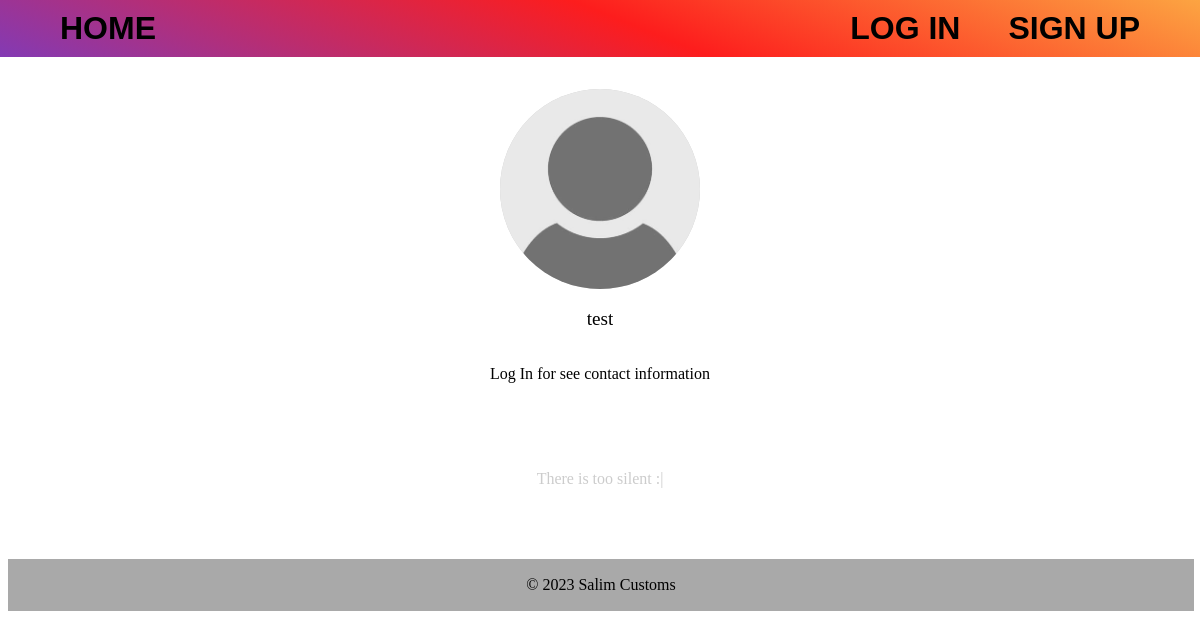
Before: /user/test/ with the older database file.
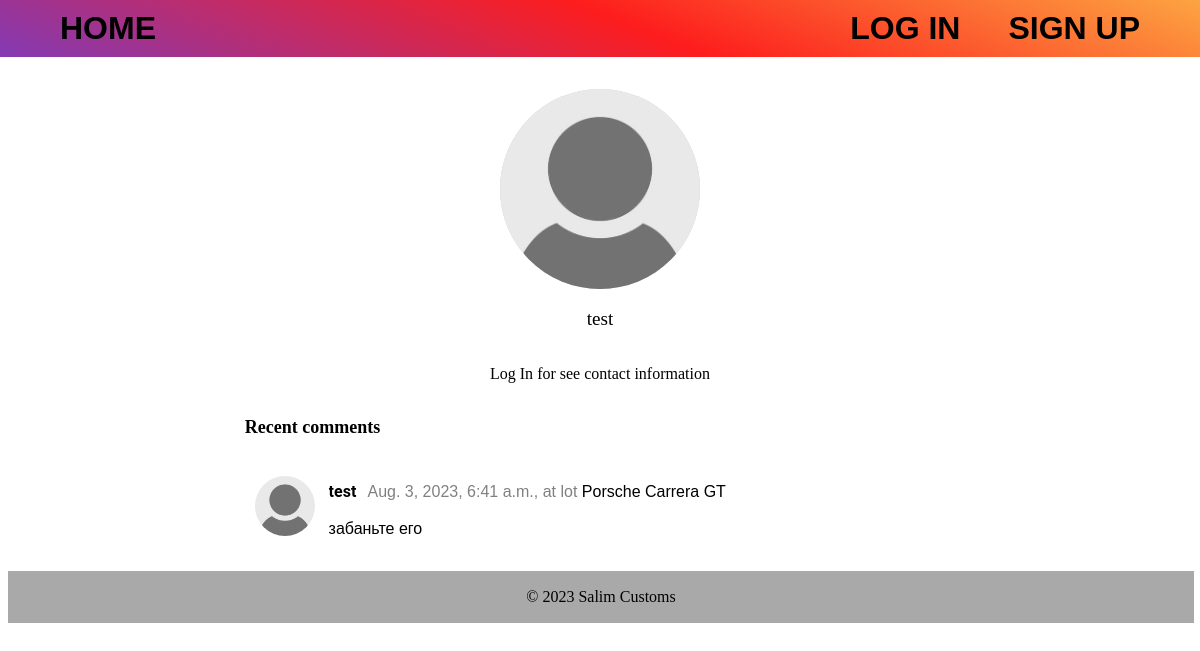
After: the same page with the newer database file.
### axaxa/models.py (models this page shows, shortened)
class CustomUser(AbstractUser):
    photo = models.ImageField(upload_to="user_photo/%Y/%m/%d/", verbose_name="Photo", blank=True, null=True,
                              default="user_photo/default.png")
    bookmarks = models.ManyToManyField('axaxa.Cars', related_name='bookmarked_by', blank=True)
    phone_number = models.CharField(max_length=15, blank=True, null=True)
    slug = models.SlugField(unique=True)
    user_groups = models.ManyToManyField(Group, related_name='custom_users')
    user_permissions = models.ManyToManyField(
        Permission,
        verbose_name="user permissions",
        blank=True,
        help_text="Specific permissions for this user.",
        related_name="custom_user_set",
        related_query_name="user",
    )
    groups = models.ManyToManyField(
        Group,
        verbose_name="groups",
        blank=True,
        help_text=(
            "The groups this user belongs to. A user will get all permissions "
            "granted to each of their groups."
        ),
        related_name="custom_user_set",
        related_query_name="user",
    )

class Comment(models.Model):
    post = models.ForeignKey(Cars, on_delete=models.CASCADE)
    user = models.ForeignKey(settings.AUTH_USER_MODEL, on_delete=models.CASCADE)
    content = models.TextField()
    time_create = models.DateTimeField(auto_now_add=True)
    class Meta:
        ordering = ['-time_create']

class Cars(models.Model):
    user = models.ForeignKey(settings.AUTH_USER_MODEL, on_delete=models.SET_DEFAULT, default=1, related_name="lots")
    brand = models.CharField(max_length=25, null=False)
    model = models.CharField(max_length=50, null=False)
    generation = models.CharField(max_length=10, null=False)
    body = models.CharField(max_length=20, null=False)
    description = models.TextField()
    time_create = models.DateTimeField(auto_now_add=True)
    time_end = models.DateTimeField(null=False)
    start_price = models.IntegerField(null=False, validators=[MinValueValidator(0)])
    bid = models.IntegerField(null=True)
    bid_holder = models.ForeignKey('axaxa.CustomUser', on_delete=models.PROTECT, null=True, related_name="bids")
    is_active = models.BooleanField(default=True)
    photo = models.ImageField(upload_to="photos/%Y/%m/%d/", verbose_name="Фото", null=True,
                              default="photos/default.png")
    slug = models.SlugField(max_length=255, unique=False, db_index=True, verbose_name="URL")
    class Meta:
        ordering = ['-time_create']

### axaxa/views.py (the view, shortened to what this page needs)
# urls.py: path('user/<slug:username>/', UserView.as_view(), name='user'),
class UserView(DetailView):
    model = CustomUser
    context_object_name = 'uuser'
    slug_url_kwarg = 'username'
    template_name = 'axaxa/user.html'
    def get_context_data(self, **kwargs):
        context = super().get_context_data(**kwargs)
        context['user_runs'] = Cars.objects.filter(user=self.get_object())
        subquery = Bid.objects.filter(lot=OuterRef('lot'), user=self.get_object()).order_by('-id')
        context['user_bids'] = Bid.objects.filter(id=Subquery(subquery.values('id')[:1]))
        context['user_comments'] = Comment.objects.filter(user=self.get_object())
        return context

### axaxa/templates/axaxa/user.html (shortened to what this page needs)
{% extends "axaxa/base.html" %}
{% block content %}
    <div class="user-profile">
        <div class="user-profile-block">
            <div class="user-main">
                <div class="user-photo-block">
                    <img class="user-photo" src="{{ uuser.photo.url }}" alt="">
                </div>
                <p class="user-name"> {{ uuser.username }}</p>
                {% if request.user.is_authenticated %}
                    <div class="user-info">
                        {% if uuser.phone_number %}
                            <p class="user-contact">Phone number: {{ uuser.phone_number }}</p>
                        {% endif %}
                        <p class="user-contact">Email: {{ uuser.email }}</p>
                    </div>
                {% else %}
                    <p class="user-contact"><a href="{% url 'account_login' %}">Log In</a> for see contact information</p>
                {% endif %}
            </div>
            {% if user_runs or user_comments or user_bids %}
                {% if user_comments %}
                <p class="profile-title">Recent comments</p>
                    <div>
                        {% for com in user_comments %}
                            <div class="comment">
                                <img  class="user-comment-image" src="{{ com.user.photo.url}}">
                                <div class="comment-info">
                                    <p class="comment-username"> {{ com.user.username }}
                                        <nobr class="comment-time">
                                            {{ com.time_create }},
                                            at lot <a href="{% url 'post' com.post.slug %}">{{ com.post.brand }} {{ com.post.model }}</a>
                                        </nobr>
                                    </p>
                                    <p class="comment-content"> {{ com.content }}</p>
                                </div>
                            </div>
                        {% endfor %}
                    </div>
                {% endif %}
            {% else %}
                <div class="eeeh-erm">
                    <p class="erm-eeeh">There is too silent :|</p>
                </div>
            {% endif %}
        </div>
    </div>
{% endblock %}

### axaxa/templates/axaxa/base.html (shortened to what this page needs)
{% load static %}
<!DOCTYPE html>
<html>
<head>
    <link rel="stylesheet" type="text/css" href="{% static 'css/styles.css' %}">
</head>
<body>
    <div class="head-head">
        <div class="nav">
            <ul>
                <li class="nav-home"><a href="{% url 'home' %}">HOME</a></li>
                {% if request.user.is_authenticated %}
                    <li class="nav-auc"><a href="{% url 'add_lot' %}">START AUCTION</a></li>
                    <li class="nav-lout"><a href="{% url 'account_logout' %}">LOGOUT</a></li>
                    <li class="nav-lout"><a href="{% url 'profile' %}">MY ACCOUNT</a></li>
                {% else %}
                    <li class="nav-reg"><a href="{% url 'account_signup' %}">SIGN UP</a></li>
                    <li class="nav-loin"><a href="{% url 'account_login' %}">LOG IN</a></li>
                {% endif %}
          </ul>
        </div>
    </div>
    <main>
        {% block content %}{% endblock %}
    </main>
    <footer class="footer">
        <p>&copy; 2023 Salim Customs</p>
    </footer>
</body>
</html>

### axaxa/static/css/styles.css (style rules this page uses)
.nav ul { padding-left: 0; }
.nav li { display: inline-block; }
.head-head { margin-top: -30px; background: rgb(131,58,180); background: linear-gradient(22deg, rgba(131,58,180,1) 0%, rgba(253,29,29,1) 51%, rgba(252,176,69,1) 100%); padding-bottom: 10px; margin-right: 0; margin-right: 0; box-sizing: border-box; margin-left: -8px; margin-right: -8px; }
.nav { text-align: center; margin: 0 auto; width: 90vw; overflow: hidden; font-family: 'heebo', sans-serif; font-weight: bold; font-size: 200%; }
.nav a { color: black; }
.nav-home { float: left; margin-right: 4vw; }
.nav-reg { float: right; margin-left: 4vw; }
.nav-loin { float: right; }
.footer { background-color: darkgray; bottom: 0; left: 0; width: 100%; padding: 1px; text-align: center; min-height: 10px; }
p { overflow: hidden; }
p { position: relative; }
p::after { content: ""; bottom: 0; right: 0; height: 0.5em; width: 100%; background: linear-gradient(to bottom, rgba(255, 255, 255, 0) 0%, rgba(255, 255, 255, 1) 70%); }
.user-profile { padding-top: 4vh; display: flex; justify-content: center; }
.user-main { margin: auto; width: 50%; justify-content: center; display: grid; place-items: center; }
.user-profile-block { width: 60%; }
.user-name { font-family: 'Heebo', cursive; font-size: larger; }
.user-contact { font-family: 'Heebo', cursive; }
.profile-title { font-family: 'Heebo', cursive; font-size: large; font-weight: bold; }
.user-photo-block { width: 200px; height: 200px; border-radius: 50%; overflow: hidden; background-color: #ccc; }
.user-photo { width: 100%; height: 100%; object-fit: cover; object-position: center center; }
a { color: black; text-decoration: none; position: relative; }
.nav a:after { content: ''; display: block; height: 2px; width: 0; background-color: black; position: absolute; bottom: 0; right: 0; transition: width 0.3s ease-in-out, left 0.3s ease-in-out; }
.comment { width: 45vw; height: 100px; padding-left: 10px; padding-right: 10px; padding-bottom: 5px; border-radius: 10px; margin-bottom: 10px; display: flex; align-items: center; }
.comment-info { margin-left: 1.15vw; }
.comment-username { height: 30px; padding-top: 8px; font-family: 'roboto', sans-serif; font-weight: bold; text-align: justify; margin-bottom: 8px; }
.comment-content { margin-top: 5px; font-family: 'roboto-regular', sans-serif; font-weight: normal; text-align: justify; }
.comment-time { padding-left: 0.6vw; color: gray; font-family: 'roboto-light', sans-serif; font-weight: lighter; text-align: justify; }
.user-comment-image { width: 60px; height: 60px; border-radius:50%; overflow:hidden; }

Changed rows visible on the page:
added Comment: user.photo (placeholder picture), user.username "test", time_create "Aug. 3, 2023, 6:41 a.m.", post.brand "Porsche", post.model "Carrera GT", content "забаньте его"
Other visible differences:
text no longer shown: "There is too silent :|"
text now shown: "Recent comments"
